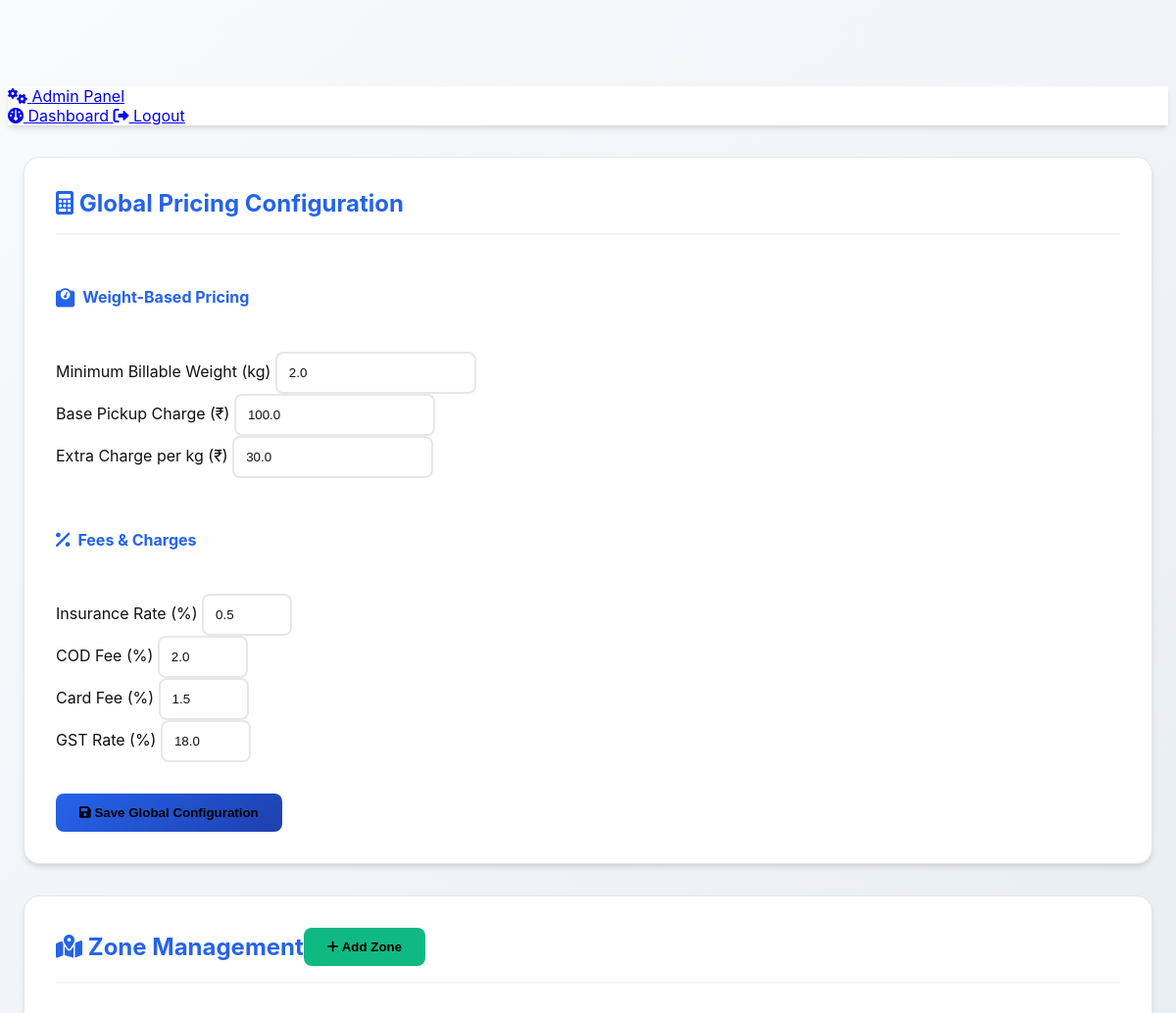
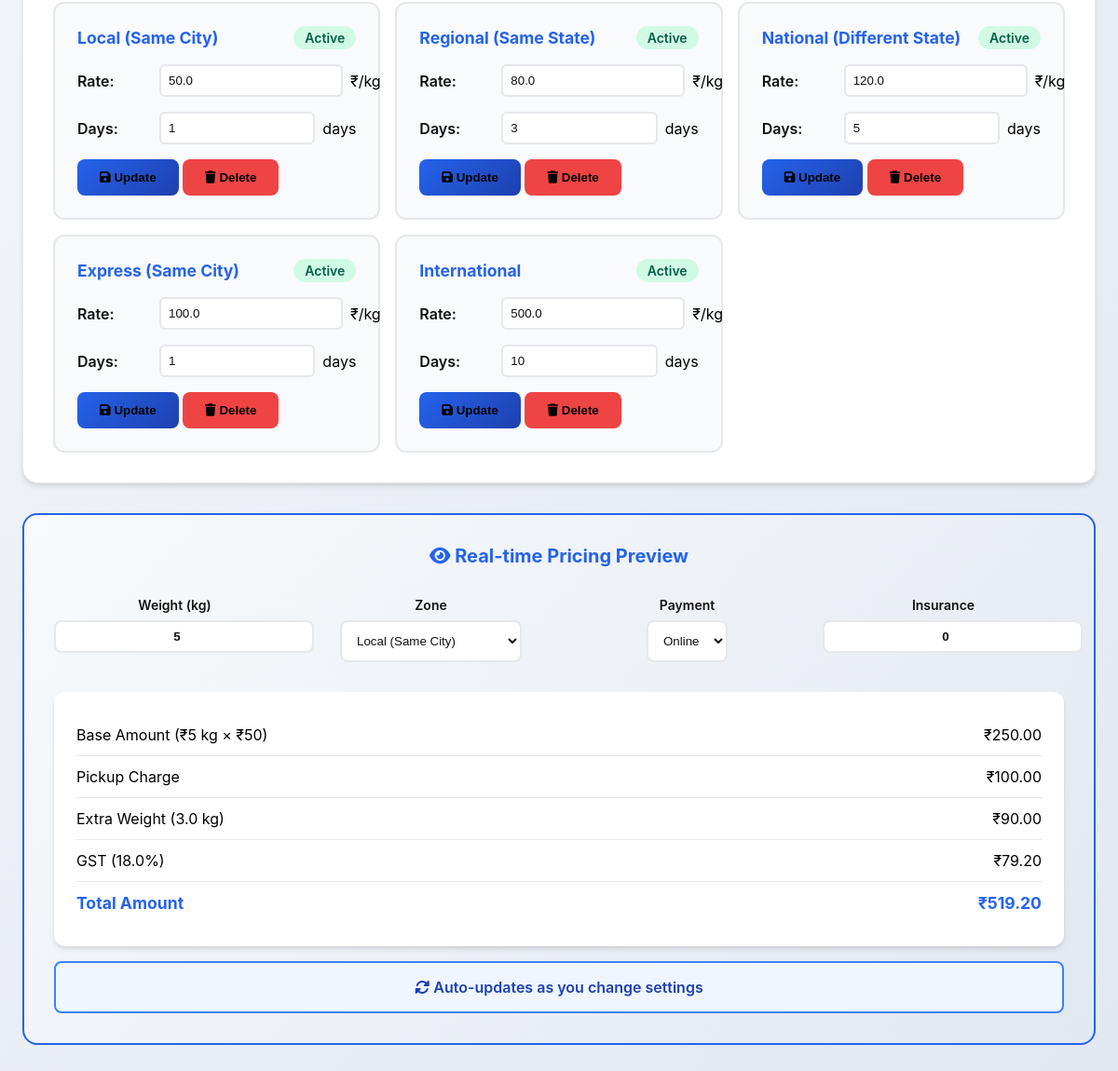
Page /admin/pricing-config (signed in) on the committed database (2 pictures, top to bottom).
### models.py (models this page shows)
class GlobalPricingConfig(db.Model):
    __tablename__ = 'global_pricing_config'
    id = db.Column(db.Integer, primary_key=True)
    minimum_billable_weight = db.Column(db.Float, nullable=False, default=2.0)  # kg
    base_pickup_charge = db.Column(db.Float, nullable=False, default=100.0)  # ₹
    extra_charge_per_kg = db.Column(db.Float, nullable=False, default=30.0)  # ₹/kg
    insurance_rate = db.Column(db.Float, nullable=False, default=0.005)  # 0.5%
    cod_fee_rate = db.Column(db.Float, nullable=False, default=0.02)  # 2%
    card_payment_fee_rate = db.Column(db.Float, nullable=False, default=0.015)  # 1.5%
    gst_rate = db.Column(db.Float, nullable=False, default=0.18)  # 18%
    updated_by = db.Column(db.Integer, db.ForeignKey('admins.id'))
    updated_at = db.Column(db.DateTime, default=datetime.utcnow, onupdate=datetime.utcnow)
    admin = db.relationship('Admin', backref='global_pricing_updates')

class Zone(db.Model):
    __tablename__ = 'zones'
    id = db.Column(db.Integer, primary_key=True)
    name = db.Column(db.String(100), unique=True, nullable=False)
    base_rate = db.Column(db.Float, nullable=False)  # Base rate per kg
    delivery_days = db.Column(db.Integer, nullable=False)  # Standard delivery days
    is_active = db.Column(db.Boolean, default=True)
    created_at = db.Column(db.DateTime, default=datetime.utcnow)

### routes.py (the view)
@app.route('/admin/pricing-config')
@admin_required
def admin_pricing_config():
    config = GlobalPricingConfig.query.first()
    zones = Zone.query.all()
    return render_template('admin_pricing_config.html', config=config, zones=zones)

### templates/admin_pricing_config.html (shortened to what this page needs)
<!DOCTYPE html>
<html lang="en">
<head>
    <link href="https://cdn.replit.com/agent/bootstrap-agent-dark-theme.min.css" rel="stylesheet">
    <link href="https://cdnjs.cloudflare.com/ajax/libs/font-awesome/6.0.0/css/all.min.css" rel="stylesheet">
</head>
<body>
    <nav class="navbar navbar-expand-lg fixed-top">
        <div class="container">
            <a class="navbar-brand" href="{{ url_for('admin_dashboard') }}">
                <i class="fas fa-cogs"></i> Admin Panel
            </a>
            <div class="navbar-nav ms-auto">
                <a class="nav-link" href="{{ url_for('admin_dashboard') }}">
                    <i class="fas fa-dashboard"></i> Dashboard
                </a>
                <a class="nav-link" href="{{ url_for('admin_logout') }}">
                    <i class="fas fa-sign-out-alt"></i> Logout
                </a>
            </div>
        </div>
    </nav>
    <div class="config-container">
        <div class="row">
            <div class="col-lg-8">
                <div class="config-card">
                    <div class="config-header">
                        <h2 class="config-title">
                            <i class="fas fa-calculator"></i> Global Pricing Configuration
                        </h2>
                    </div>
                    <form id="globalPricingForm">
                        <div class="config-section">
                            <div class="section-header">
                                <i class="fas fa-weight"></i>
                                <h4>Weight-Based Pricing</h4>
                            </div>
                            <div class="row g-3">
                                <div class="col-md-4">
                                    <label for="minimum_billable_weight" class="form-label">Minimum Billable Weight (kg)</label>
                                    <input type="number" class="form-control" id="minimum_billable_weight"
                                           name="minimum_billable_weight" value="{{ config.minimum_billable_weight if config else 2.0 }}"
                                           min="0.1" step="0.1">
                                </div>
                                <div class="col-md-4">
                                    <label for="base_pickup_charge" class="form-label">Base Pickup Charge (₹)</label>
                                    <input type="number" class="form-control" id="base_pickup_charge"
                                           name="base_pickup_charge" value="{{ config.base_pickup_charge if config else 100.0 }}"
                                           min="0" step="5">
                                </div>
                                <div class="col-md-4">
                                    <label for="extra_charge_per_kg" class="form-label">Extra Charge per kg (₹)</label>
                                    <input type="number" class="form-control" id="extra_charge_per_kg"
                                           name="extra_charge_per_kg" value="{{ config.extra_charge_per_kg if config else 30.0 }}"
                                           min="0" step="5">
                                </div>
                            </div>
                        </div>
                        <div class="config-section">
                            <div class="section-header">
                                <i class="fas fa-percentage"></i>
                                <h4>Fees & Charges</h4>
                            </div>
                            <div class="row g-3">
                                <div class="col-md-3">
                                    <label for="insurance_rate" class="form-label">Insurance Rate (%)</label>
                                    <input type="number" class="form-control" id="insurance_rate"
                                           name="insurance_rate" value="{{ (config.insurance_rate * 100) if config else 0.5 }}"
                                           min="0" max="10" step="0.1">
                                </div>
                                <div class="col-md-3">
                                    <label for="cod_fee_rate" class="form-label">COD Fee (%)</label>
                                    <input type="number" class="form-control" id="cod_fee_rate"
                                           name="cod_fee_rate" value="{{ (config.cod_fee_rate * 100) if config else 2.0 }}"
                                           min="0" max="10" step="0.1">
                                </div>
                                <div class="col-md-3">
                                    <label for="card_payment_fee_rate" class="form-label">Card Fee (%)</label>
                                    <input type="number" class="form-control" id="card_payment_fee_rate"
                                           name="card_payment_fee_rate" value="{{ (config.card_payment_fee_rate * 100) if config else 1.5 }}"
                                           min="0" max="10" step="0.1">
                                </div>
                                <div class="col-md-3">
                                    <label for="gst_rate" class="form-label">GST Rate (%)</label>
                                    <input type="number" class="form-control" id="gst_rate"
                                           name="gst_rate" value="{{ (config.gst_rate * 100) if config else 18.0 }}"
                                           min="0" max="30" step="0.1">
                                </div>
                            </div>
                        </div>
                        <div class="text-center">
                            <button type="submit" class="btn btn-primary">
                                <i class="fas fa-save"></i> Save Global Configuration
                            </button>
                        </div>
                    </form>
                </div>
                <div class="config-card">
                    <div class="config-header">
                        <h2 class="config-title">
                            <i class="fas fa-map-marked-alt"></i> Zone Management
                        </h2>
                        <button class="btn btn-success" onclick="addNewZone()">
                            <i class="fas fa-plus"></i> Add Zone
                        </button>
                    </div>
                    <div class="zone-grid" id="zoneGrid">
                        {% for zone in zones %}
                        <div class="zone-card" data-zone-id="{{ zone.id }}">
                            <div class="zone-header">
                                <div class="zone-name">{{ zone.name }}</div>
                                <div class="zone-status {{ 'status-active' if zone.is_active else 'status-inactive' }}">
                                    {{ 'Active' if zone.is_active else 'Inactive' }}
                                </div>
                            </div>
                            <div class="input-group">
                                <label>Rate:</label>
                                <input type="number" class="form-control zone-rate"
                                       value="{{ zone.base_rate }}" min="0" step="5">
                                <span>₹/kg</span>
                            </div>
                            <div class="input-group">
                                <label>Days:</label>
                                <input type="number" class="form-control zone-days"
                                       value="{{ zone.delivery_days }}" min="1" max="30">
                                <span>days</span>
                            </div>
                            <div class="d-flex gap-2 mt-2">
                                <button class="btn btn-primary btn-sm" onclick="updateZone({{ zone.id }})">
                                    <i class="fas fa-save"></i> Update
                                </button>
                                <button class="btn btn-danger btn-sm" onclick="deleteZone({{ zone.id }})">
                                    <i class="fas fa-trash"></i> Delete
                                </button>
                            </div>
                        </div>
                        {% endfor %}
                    </div>
                </div>
            </div>
            <div class="col-lg-4">
                <div class="preview-panel">
                    <div class="preview-header">
                        <i class="fas fa-eye"></i> Real-time Pricing Preview
                    </div>
                    <div class="preview-inputs">
                        <div class="preview-input">
                            <label>Weight (kg)</label>
                            <input type="number" id="previewWeight" value="5" min="0.1" step="0.1">
                        </div>
                        <div class="preview-input">
                            <label>Zone</label>
                            <select id="previewZone" class="form-control">
                                {% for zone in zones %}
                                <option value="{{ zone.id }}" data-rate="{{ zone.base_rate }}">{{ zone.name }}</option>
                                {% endfor %}
                            </select>
                        </div>
                        <div class="preview-input">
                            <label>Payment</label>
                            <select id="previewPayment" class="form-control">
                                <option value="online_payment">Online</option>
                            </select>
                        </div>
                        <div class="preview-input">
                            <label>Insurance</label>
                            <input type="number" id="previewInsurance" value="0" min="0" step="100" placeholder="₹">
                        </div>
                    </div>
                    <div class="preview-breakdown" id="previewBreakdown">
                    </div>
                    <div class="auto-update">
                        <p class="auto-update-text">
                            <i class="fas fa-sync-alt"></i> Auto-updates as you change settings
                        </p>
                    </div>
                </div>
            </div>
        </div>
    </div>
</body>
</html>

### rows in the picture
GlobalPricingConfig: minimum_billable_weight "2.0", base_pickup_charge "100.0", extra_charge_per_kg "30.0", insurance_rate "0.5", cod_fee_rate "2.0", card_payment_fee_rate "1.5", gst_rate "18.0"
Zone: name "Local (Same City)", is_active "Active", base_rate "50.0", delivery_days "1"
Zone: name "Regional (Same State)", is_active "Active", base_rate "80.0", delivery_days "3"
Zone: name "National (Different State)", is_active "Active", base_rate "120.0", delivery_days "5"
Zone: name "Express (Same City)", is_active "Active", base_rate "100.0", delivery_days "1"
Zone: name "International", is_active "Active", base_rate "500.0", delivery_days "10"

### other values in the picture
form field value "Local (Same City)"
